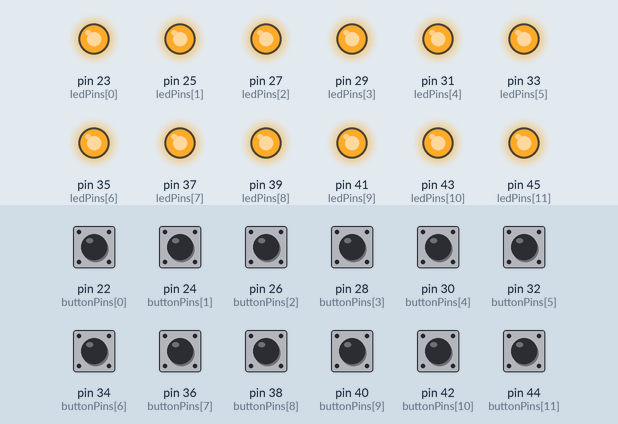
This sketch was run on a simulated Arduino Mega 2560, built with avr-gcc and run on an emulated ATmega2560. On the bench: output pins drawn as LEDs (lit = HIGH). The test bench sets the inputs (shaded band); at power-on: pin 22 (buttonPins[0]), pin 24 (buttonPins[1]), pin 26 (buttonPins[2]), pin 28 (buttonPins[3]), pin 30 (buttonPins[4]), pin 32 (buttonPins[5]), pin 34 (buttonPins[6]), pin 36 (buttonPins[7]), pin 38 (buttonPins[8]), pin 40 (buttonPins[9]), pin 42 (buttonPins[10]), pin 44 (buttonPins[11]) LOW. What the sketch prints to the serial monitor is not drawn.

Above: at 0.5 s.
Timing chart, 0 to 2.0 s (numbered marks = the images above):
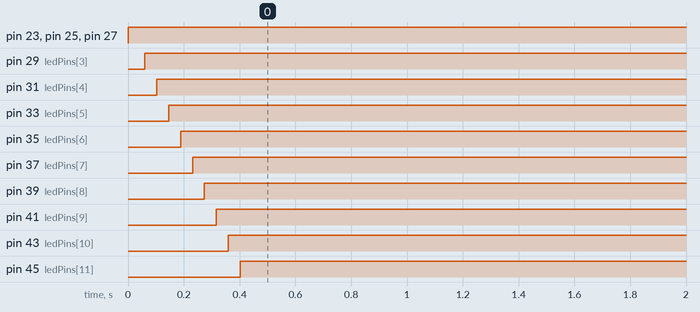

Measured:
- by itself, pin 23 (ledPins[0]), pin 25 (ledPins[1]): LOW → HIGH at 0.00 s
- by itself, pin 27 (ledPins[2]): LOW → HIGH at 0.02 s
- by itself, pin 29 (ledPins[3]): LOW → HIGH at 0.06 s
- by itself, pin 31 (ledPins[4]): LOW → HIGH at 0.10 s
- by itself, pin 33 (ledPins[5]): LOW → HIGH at 0.15 s
- by itself, pin 35 (ledPins[6]): LOW → HIGH at 0.19 s
- by itself, pin 37 (ledPins[7]): LOW → HIGH at 0.23 s
- by itself, pin 39 (ledPins[8]): LOW → HIGH at 0.27 s

The sketch:

sketch_jan15a.ino
```cpp
int ledPins[] = {23,25,27,29,31,33,35,37,39,41, 43, 45};
int buttonPins[] = {22,24,26,28,30,32,34,36,38,40, 42,44};

void setup() {
  // put your setup code here, to run once:

  for(int i = 0; i < 12; i++){
    pinMode(ledPins[i], OUTPUT);
    pinMode(buttonPins[i], INPUT);
    }
  Serial.begin(9600);
}

void loop() {
  // put your main code here, to run repeatedly:
  for(int i = 0; i < 12; i++){
    digitalWrite(ledPins[i], HIGH);
    Serial.print("bottone corrente:  ");
    Serial.println(i);
    Serial.print("stato bottone:  ");
    Serial.println((digitalRead(buttonPins[i])));
    }
    delay(100);

}
```
